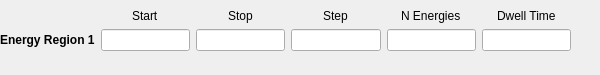
<?xml version="1.0" encoding="UTF-8"?>
<ui version="4.0">
 <class>energyDef</class>
 <widget class="QWidget" name="energyDef">
  <property name="geometry">
   <rect>
    <x>0</x>
    <y>0</y>
    <width>600</width>
    <height>75</height>
   </rect>
  </property>
  <property name="sizePolicy">
   <sizepolicy hsizetype="Fixed" vsizetype="Fixed">
    <horstretch>0</horstretch>
    <verstretch>0</verstretch>
   </sizepolicy>
  </property>
  <property name="minimumSize">
   <size>
    <width>600</width>
    <height>75</height>
   </size>
  </property>
  <property name="maximumSize">
   <size>
    <width>600</width>
    <height>75</height>
   </size>
  </property>
  <property name="windowTitle">
   <string>Form</string>
  </property>
  <widget class="QWidget" name="layoutWidget_2">
   <property name="geometry">
    <rect>
     <x>0</x>
     <y>0</y>
     <width>571</width>
     <height>51</height>
    </rect>
   </property>
   <layout class="QGridLayout" name="gridLayout_2">
    <item row="0" column="1" alignment="Qt::AlignHCenter|Qt::AlignBottom">
     <widget class="QLabel" name="label_3">
      <property name="text">
       <string>Start</string>
      </property>
     </widget>
    </item>
    <item row="0" column="5" alignment="Qt::AlignHCenter|Qt::AlignBottom">
     <widget class="QLabel" name="label_4">
      <property name="text">
       <string>Dwell Time</string>
      </property>
     </widget>
    </item>
    <item row="1" column="3" alignment="Qt::AlignHCenter">
     <widget class="QLineEdit" name="energyStep">
      <property name="alignment">
       <set>Qt::AlignCenter</set>
      </property>
     </widget>
    </item>
    <item row="0" column="2" alignment="Qt::AlignHCenter|Qt::AlignBottom">
     <widget class="QLabel" name="label_18">
      <property name="text">
       <string>Stop</string>
      </property>
     </widget>
    </item>
    <item row="1" column="0">
     <widget class="QLabel" name="regNum">
      <property name="font">
       <font>
        <weight>75</weight>
        <bold>true</bold>
       </font>
      </property>
      <property name="text">
       <string>Energy Region 1</string>
      </property>
     </widget>
    </item>
    <item row="1" column="1">
     <widget class="QLineEdit" name="energyStart">
      <property name="alignment">
       <set>Qt::AlignCenter</set>
      </property>
     </widget>
    </item>
    <item row="1" column="2" alignment="Qt::AlignHCenter">
     <widget class="QLineEdit" name="energyStop">
      <property name="alignment">
       <set>Qt::AlignCenter</set>
      </property>
     </widget>
    </item>
    <item row="1" column="5" alignment="Qt::AlignHCenter">
     <widget class="QLineEdit" name="dwellTime">
      <property name="alignment">
       <set>Qt::AlignCenter</set>
      </property>
     </widget>
    </item>
    <item row="0" column="3" alignment="Qt::AlignHCenter|Qt::AlignBottom">
     <widget class="QLabel" name="label_19">
      <property name="text">
       <string>Step</string>
      </property>
     </widget>
    </item>
    <item row="1" column="4" alignment="Qt::AlignHCenter">
     <widget class="QLineEdit" name="nEnergies">
      <property name="alignment">
       <set>Qt::AlignCenter</set>
      </property>
     </widget>
    </item>
    <item row="0" column="4" alignment="Qt::AlignHCenter|Qt::AlignBottom">
     <widget class="QLabel" name="label_21">
      <property name="text">
       <string>N Energies</string>
      </property>
     </widget>
    </item>
   </layout>
  </widget>
 </widget>
 <resources/>
 <connections/>
</ui>
